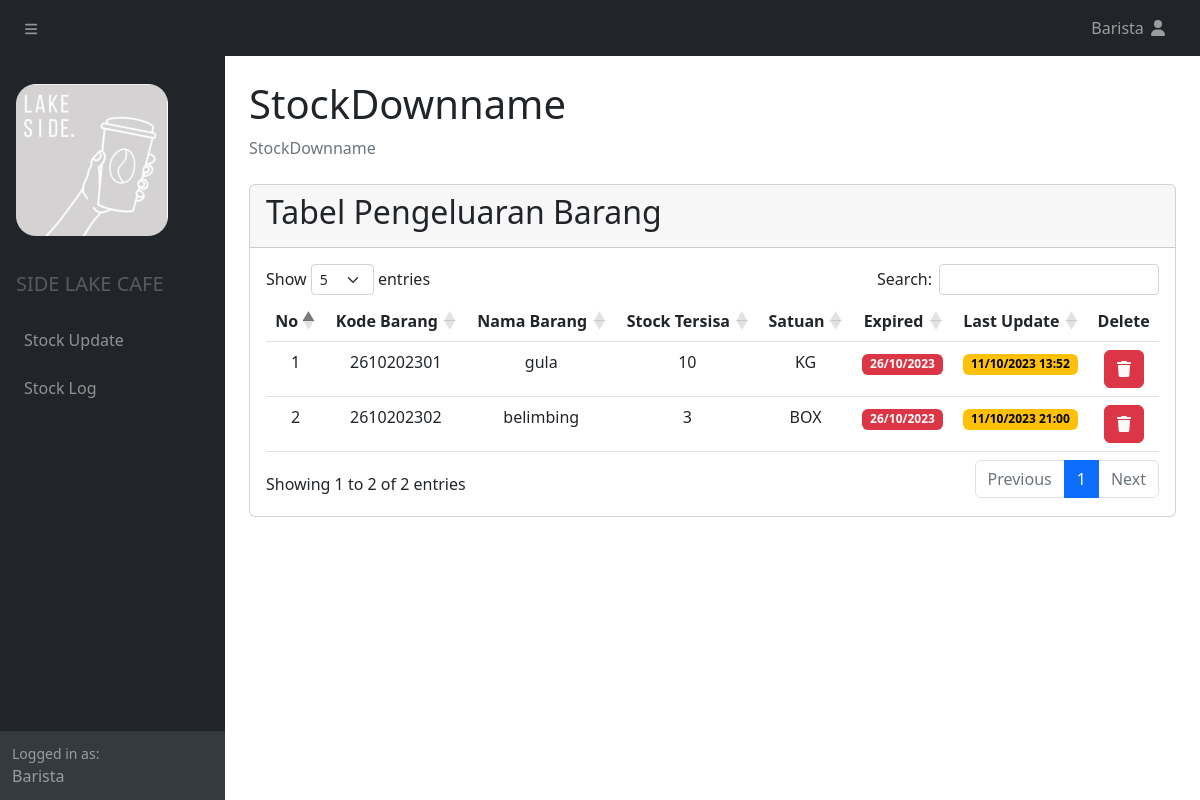
Page /stock/stocklog on the earlier database version.
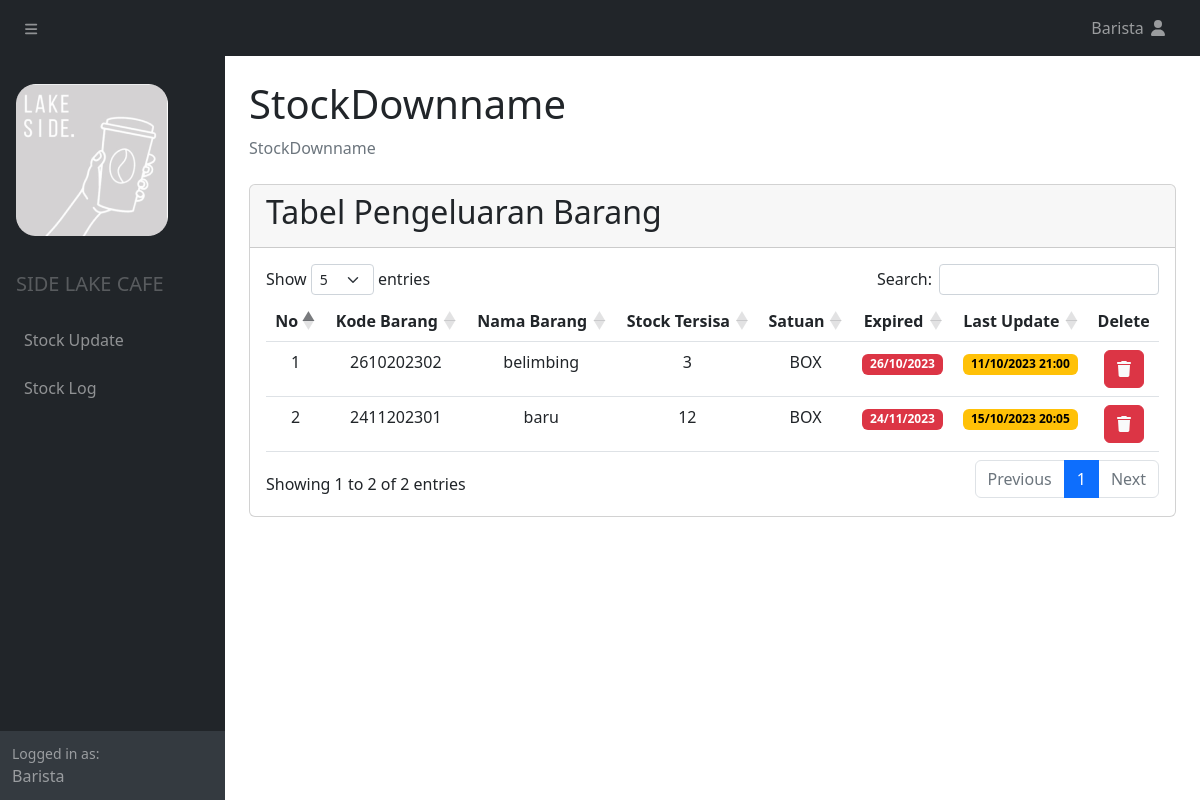
Same page on the later database version.
### stock/models.py (models this page shows, shortened)
class Stock(models.Model):
    stock_id = models.CharField(primary_key=True, max_length=11)
    nama = models.CharField(max_length=50)
    jumlah = models.IntegerField()
    satuan = models.CharField(max_length=10, blank=True, null=True)
    expired = models.DateField()
    last_update = models.DateTimeField(auto_now=True)
    jenis = models.CharField(
        max_length=7,
        choices=[(choice.value, choice.name) for choice in JenisEvent],
        default=JenisEvent.MASUK.value
    )

### stock/views.py (the view)
# urls.py: path('/stocklog', views.log_stock, name='stock-log'),
def log_stock(request):
    stocks = Stock.objects.all()
    context = {'stocks': stocks}
    return render(request, 'stock/StockDown.html',context)

### stock/templates/stock/StockDown.html (shortened to what the changed rows need)
{% load static %}
<!DOCTYPE html>
<html lang="en">
    <head>
       <link href="{% static 'css/styles.css' %}" rel="stylesheet" />
        <link href="https://cdnjs.cloudflare.com/ajax/libs/twitter-bootstrap/5.2.0/css/bootstrap.min.css" rel="stylesheet" />
        <link href="https://cdn.datatables.net/1.13.4/css/dataTables.bootstrap5.min.css" rel="stylesheet" />
    </head>
    <body class="sb-nav-fixed">
        <div id="layoutSidenav">
            <div id="layoutSidenav_content">
                <main>
                    <div class="container-fluid px-4">
                        <h1 class="mt-4">StockDownname</h1>
                        <div class="card mb-4">
                            <div class="card-header">
                                <div class="row">
                                    <div class="col-sm-6">
                                        <h2>Tabel Pengeluaran Barang</h2>
                                    </div>
                                </div>
                            </div>
                            <div class="card-body">
                                <table id="example" class="table table-hover" style="width:100%; text-align: center;" >
                                    <thead style="position: sticky !important; top: 56px; background: white;">
                                        <tr>
                                            <th style="text-align: center;">No</th>
                                            <th style="text-align: center;">Kode Barang</th>
                                            <th style="text-align: center;">Nama Barang</th>
                                            <th style="text-align: center;">Stock Tersisa</th>
                                            <th style="text-align: center;">Satuan</th>
                                            <th style="text-align: center;">Expired</th>
                                            <th style="text-align: center;">Last Update</th>
                                            <th style="text-align: center;">Delete</th>
                                        </tr>
                                    </thead>
                                    <tbody>
                                        {% for stock in stocks %}
                                    <tr>
                                        <td>{{ forloop.counter }}</td>
                                        <td>{{ stock.stock_id }}</td>
                                        <td>{{ stock.nama }}</td>
                                        <td>{{ stock.jumlah }}</td>
                                        <td>{{ stock.satuan }}</td>
                                        <td><span class="badge text-bg-danger">{{ stock.expired|date:"d/m/Y" }}</span></td>
                                        <td><span class="badge text-bg-warning">{{ stock.last_update|date:"d/m/Y H:i"}}</span></td>
                                        <td>
                                            <a class="btn btn-danger" href="{%url 'stock-delete' stock_id=stock.stock_id %}" >
                                                <i class="fa-solid fa-trash" style="color: #f9fafa;"></i>
                                            </a>
                                        </td>
                                    </tr>
                                    {% endfor %}
                                    </tbody>
                                </table>
                            </div>
                        </div>
                    </div>
                </main>
            </div>
        </div>
    </body>
</html>

Differences in the rows shown:
removed Stock: stock_id "2610202301", nama "gula", jumlah "10", satuan "KG", expired "26/10/2023", last_update "11/10/2023 13:52"
added Stock: stock_id "2411202301", nama "baru", jumlah "12", satuan "BOX", expired "24/11/2023", last_update "15/10/2023 20:05"
